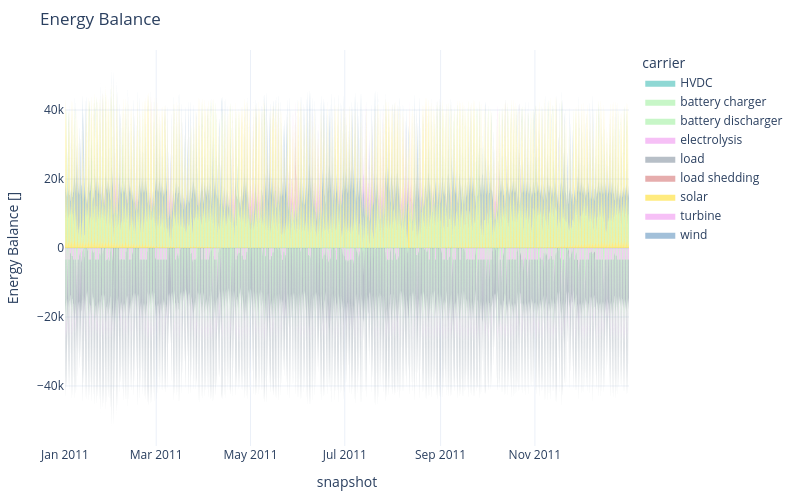

The cell this chart's notebook holds for it:
### Markdown cell above
Finally, there are some more functions to interactively plot hourly energy balance time series for different carriers, such as electricity:

### Code cell
n.statistics.energy_balance.iplot.area(bus_carrier="AC")

### Figure 1 — Plotly figure (JSON) as saved in the notebook; plotly's stock layout.template omitted (floating-point values rounded to 4 significant figures; data arrays with more than 128 entries replaced by an {"elided": "..."} marker saying what was removed)
{"data": [{"fillpattern": {"shape": ""}, "hovertemplate": "carrier=solar<br>snapshot=%{x}<br>Energy Balance []=%{y}<extra></extra>", "legendgroup": "solar", "line": {"color": "gold", "width": 0}, "marker": {"symbol": "circle"}, "mode": "lines", "name": "solar", "orientation": "v", "showlegend": false, "stackgroup": "positive", "type": "scatter", "x": {"elided": "1606 str values"}, "xaxis": "x", "y": {"elided": "1606 float values"}, "yaxis": "y"}, {"fillpattern": {"shape": ""}, "hovertemplate": "carrier=battery discharger<br>snapshot=%{x}<br>Energy Balance []=%{y}<extra></extra>", "legendgroup": "battery discharger", "line": {"color": "lightgreen", "width": 0}, "marker": {"symbol": "circle"}, "mode": "lines", "name": "battery discharger", "orientation": "v", "showlegend": false, "stackgroup": "positive", "type": "scatter", "x": {"elided": "1885 str values"}, "xaxis": "x", "y": {"elided": "1885 float values"}, "yaxis": "y"}, {"fillpattern": {"shape": ""}, "hovertemplate": "carrier=wind<br>snapshot=%{x}<br>Energy Balance []=%{y}<extra></extra>", "legendgroup": "wind", "line": {"color": "steelblue", "width": 0}, "marker": {"symbol": "circle"}, "mode": "lines", "name": "wind", "orientation": "v", "showlegend": false, "stackgroup": "positive", "type": "scatter", "x": {"elided": "2687 str values"}, "xaxis": "x", "y": {"elided": "2687 float values"}, "yaxis": "y"}, {"fillpattern": {"shape": ""}, "hovertemplate": "carrier=turbine<br>snapshot=%{x}<br>Energy Balance []=%{y}<extra></extra>", "legendgroup": "turbine", "line": {"color": "violet", "width": 0}, "marker": {"symbol": "circle"}, "mode": "lines", "name": "turbine", "orientation": "v", "showlegend": false, "stackgroup": "positive", "type": "scatter", "x": {"elided": "542 str values"}, "xaxis": "x", "y": {"elided": "542 float values"}, "yaxis": "y"}, {"fillpattern": {"shape": ""}, "hovertemplate": "carrier=load shedding<br>snapshot=%{x}<br>Energy Balance []=%{y}<extra></extra>", "legendgroup": "load shedding", "line": {"color": "indianred", "width": 0}, "marker": {"symbol": "circle"}, "mode": "lines", "name": "load shedding", "orientation": "v", "showlegend": false, "stackgroup": "positive", "type": "scatter", "x": ["2011-05-27T09:00:00.000000", "2011-05-27T21:00:00.000000", "2011-05-29T09:00:00.000000", "2011-05-29T15:00:00.000000", "2011-08-12T09:00:00.000000", "2011-08-12T12:00:00.000000", "2011-08-12T18:00:00.000000", "2011-08-12T21:00:00.000000"], "xaxis": "x", "y": [1707.0, 3656.0, 3530.0, 1670.0, 138.9, 1895.0, 323.8, 2345.0], "yaxis": "y"}, {"fillpattern": {"shape": ""}, "hovertemplate": "carrier=battery charger<br>snapshot=%{x}<br>Energy Balance []=%{y}<extra></extra>", "legendgroup": "battery charger", "line": {"color": "lightgreen", "width": 0}, "marker": {"symbol": "circle"}, "mode": "lines", "name": "battery charger", "orientation": "v", "showlegend": false, "stackgroup": "negative", "type": "scatter", "x": {"elided": "1147 str values"}, "xaxis": "x", "y": {"elided": "1147 float values"}, "yaxis": "y"}, {"fillpattern": {"shape": ""}, "hovertemplate": "carrier=electrolysis<br>snapshot=%{x}<br>Energy Balance []=%{y}<extra></extra>", "legendgroup": "electrolysis", "line": {"color": "violet", "width": 0}, "marker": {"symbol": "circle"}, "mode": "lines", "name": "electrolysis", "orientation": "v", "showlegend": false, "stackgroup": "negative", "type": "scatter", "x": {"elided": "2059 str values"}, "xaxis": "x", "y": {"elided": "2059 float values"}, "yaxis": "y"}, {"fillpattern": {"shape": ""}, "hovertemplate": "carrier=load<br>snapshot=%{x}<br>Energy Balance []=%{y}<extra></extra>", "legendgroup": "load", "line": {"color": "slategrey", "width": 0}, "marker": {"symbol": "circle"}, "mode": "lines", "name": "load", "orientation": "v", "showlegend": false, "stackgroup": "negative", "type": "scatter", "x": {"elided": "2920 str values"}, "xaxis": "x", "y": {"elided": "2920 float values"}, "yaxis": "y"}, {"fillpattern": {"shape": ""}, "hovertemplate": "carrier=HVDC<br>snapshot=%{x}<br>Energy Balance []=%{y}<extra></extra>", "legendgroup": "HVDC", "line": {"color": "lightseagreen", "width": 0}, "marker": {"symbol": "circle"}, "mode": "lines", "name": "HVDC", "orientation": "v", "showlegend": true, "stackgroup": "1", "type": "scatter", "x": ["2011-12-31T21:00:00.000000"], "xaxis": "x", "y": [NaN], "yaxis": "y"}, {"fillpattern": {"shape": ""}, "hovertemplate": "carrier=battery charger<br>snapshot=%{x}<br>Energy Balance []=%{y}<extra></extra>", "legendgroup": "battery charger", "line": {"color": "lightgreen", "width": 0}, "marker": {"symbol": "circle"}, "mode": "lines", "name": "battery charger", "orientation": "v", "showlegend": true, "stackgroup": "1", "type": "scatter", "x": ["2011-12-31T21:00:00.000000"], "xaxis": "x", "y": [NaN], "yaxis": "y"}, {"fillpattern": {"shape": ""}, "hovertemplate": "carrier=battery discharger<br>snapshot=%{x}<br>Energy Balance []=%{y}<extra></extra>", "legendgroup": "battery discharger", "line": {"color": "lightgreen", "width": 0}, "marker": {"symbol": "circle"}, "mode": "lines", "name": "battery discharger", "orientation": "v", "showlegend": true, "stackgroup": "1", "type": "scatter", "x": ["2011-12-31T21:00:00.000000"], "xaxis": "x", "y": [NaN], "yaxis": "y"}, {"fillpattern": {"shape": ""}, "hovertemplate": "carrier=electrolysis<br>snapshot=%{x}<br>Energy Balance []=%{y}<extra></extra>", "legendgroup": "electrolysis", "line": {"color": "violet", "width": 0}, "marker": {"symbol": "circle"}, "mode": "lines", "name": "electrolysis", "orientation": "v", "showlegend": true, "stackgroup": "1", "type": "scatter", "x": ["2011-12-31T21:00:00.000000"], "xaxis": "x", "y": [NaN], "yaxis": "y"}, {"fillpattern": {"shape": ""}, "hovertemplate": "carrier=load<br>snapshot=%{x}<br>Energy Balance []=%{y}<extra></extra>", "legendgroup": "load", "line": {"color": "slategrey", "width": 0}, "marker": {"symbol": "circle"}, "mode": "lines", "name": "load", "orientation": "v", "showlegend": true, "stackgroup": "1", "type": "scatter", "x": ["2011-12-31T21:00:00.000000"], "xaxis": "x", "y": [NaN], "yaxis": "y"}, {"fillpattern": {"shape": ""}, "hovertemplate": "carrier=load shedding<br>snapshot=%{x}<br>Energy Balance []=%{y}<extra></extra>", "legendgroup": "load shedding", "line": {"color": "indianred", "width": 0}, "marker": {"symbol": "circle"}, "mode": "lines", "name": "load shedding", "orientation": "v", "showlegend": true, "stackgroup": "1", "type": "scatter", "x": ["2011-12-31T21:00:00.000000"], "xaxis": "x", "y": [NaN], "yaxis": "y"}, {"fillpattern": {"shape": ""}, "hovertemplate": "carrier=solar<br>snapshot=%{x}<br>Energy Balance []=%{y}<extra></extra>", "legendgroup": "solar", "line": {"color": "gold", "width": 0}, "marker": {"symbol": "circle"}, "mode": "lines", "name": "solar", "orientation": "v", "showlegend": true, "stackgroup": "1", "type": "scatter", "x": ["2011-12-31T21:00:00.000000"], "xaxis": "x", "y": [NaN], "yaxis": "y"}, {"fillpattern": {"shape": ""}, "hovertemplate": "carrier=turbine<br>snapshot=%{x}<br>Energy Balance []=%{y}<extra></extra>", "legendgroup": "turbine", "line": {"color": "violet", "width": 0}, "marker": {"symbol": "circle"}, "mode": "lines", "name": "turbine", "orientation": "v", "showlegend": true, "stackgroup": "1", "type": "scatter", "x": ["2011-12-31T21:00:00.000000"], "xaxis": "x", "y": [NaN], "yaxis": "y"}, {"fillpattern": {"shape": ""}, "hovertemplate": "carrier=wind<br>snapshot=%{x}<br>Energy Balance []=%{y}<extra></extra>", "legendgroup": "wind", "line": {"color": "steelblue", "width": 0}, "marker": {"symbol": "circle"}, "mode": "lines", "name": "wind", "orientation": "v", "showlegend": true, "stackgroup": "1", "type": "scatter", "x": ["2011-12-31T21:00:00.000000"], "xaxis": "x", "y": [NaN], "yaxis": "y"}], "layout": {"height": 500, "hovermode": "x", "legend": {"title": {"text": "carrier"}, "tracegroupgap": 0}, "margin": {"b": 50, "l": 50, "r": 50, "t": 50}, "title": {"text": "Energy Balance"}, "width": 800, "xaxis": {"anchor": "y", "domain": [0.0, 1.0], "title": {"text": "snapshot"}}, "yaxis": {"anchor": "x", "domain": [0.0, 1.0], "title": {"text": "Energy Balance []"}}}}
